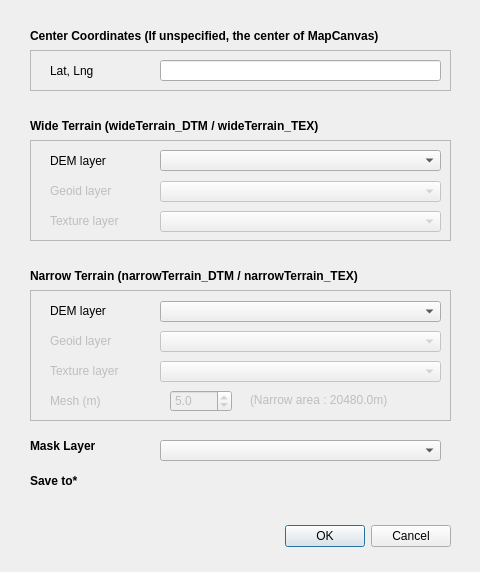
<?xml version="1.0" encoding="UTF-8"?>
<ui version="4.0">
 <class>Terrain4aAVRDialogBase</class>
 <widget class="QDialog" name="Terrain4aAVRDialogBase">
  <property name="geometry">
   <rect>
    <x>0</x>
    <y>0</y>
    <width>480</width>
    <height>572</height>
   </rect>
  </property>
  <property name="sizePolicy">
   <sizepolicy hsizetype="Fixed" vsizetype="Fixed">
    <horstretch>0</horstretch>
    <verstretch>0</verstretch>
   </sizepolicy>
  </property>
  <property name="minimumSize">
   <size>
    <width>480</width>
    <height>572</height>
   </size>
  </property>
  <property name="maximumSize">
   <size>
    <width>480</width>
    <height>572</height>
   </size>
  </property>
  <property name="windowTitle">
   <string>Terrain for arcAstroVR</string>
  </property>
  <property name="sizeGripEnabled">
   <bool>false</bool>
  </property>
  <widget class="QDialogButtonBox" name="button_box">
   <property name="enabled">
    <bool>true</bool>
   </property>
   <property name="geometry">
    <rect>
     <x>110</x>
     <y>520</y>
     <width>341</width>
     <height>32</height>
    </rect>
   </property>
   <property name="orientation">
    <enum>Qt::Horizontal</enum>
   </property>
   <property name="standardButtons">
    <set>QDialogButtonBox::Cancel|QDialogButtonBox::Ok</set>
   </property>
  </widget>
  <widget class="QLabel" name="label2">
   <property name="geometry">
    <rect>
     <x>30</x>
     <y>110</y>
     <width>420</width>
     <height>31</height>
    </rect>
   </property>
   <property name="font">
    <font>
     <weight>75</weight>
     <bold>true</bold>
    </font>
   </property>
   <property name="text">
    <string>Wide Terrain (wideTerrain_DTM / wideTerrain_TEX)</string>
   </property>
  </widget>
  <widget class="QLabel" name="label1">
   <property name="geometry">
    <rect>
     <x>30</x>
     <y>20</y>
     <width>450</width>
     <height>31</height>
    </rect>
   </property>
   <property name="font">
    <font>
     <weight>75</weight>
     <bold>true</bold>
    </font>
   </property>
   <property name="text">
    <string>Center Coordinates (If unspecified, the center of MapCanvas)</string>
   </property>
  </widget>
  <widget class="QLabel" name="label3">
   <property name="geometry">
    <rect>
     <x>30</x>
     <y>260</y>
     <width>420</width>
     <height>31</height>
    </rect>
   </property>
   <property name="font">
    <font>
     <weight>75</weight>
     <bold>true</bold>
    </font>
   </property>
   <property name="text">
    <string>Narrow Terrain (narrowTerrain_DTM / narrowTerrain_TEX)</string>
   </property>
  </widget>
  <widget class="QLabel" name="label4">
   <property name="geometry">
    <rect>
     <x>30</x>
     <y>430</y>
     <width>110</width>
     <height>31</height>
    </rect>
   </property>
   <property name="font">
    <font>
     <weight>75</weight>
     <bold>true</bold>
    </font>
   </property>
   <property name="text">
    <string>Mask Layer</string>
   </property>
  </widget>
  <widget class="QComboBox" name="comboBox4">
   <property name="geometry">
    <rect>
     <x>160</x>
     <y>440</y>
     <width>281</width>
     <height>21</height>
    </rect>
   </property>
  </widget>
  <widget class="QFrame" name="frame2">
   <property name="geometry">
    <rect>
     <x>30</x>
     <y>140</y>
     <width>421</width>
     <height>101</height>
    </rect>
   </property>
   <property name="frameShape">
    <enum>QFrame::StyledPanel</enum>
   </property>
   <property name="frameShadow">
    <enum>QFrame::Raised</enum>
   </property>
   <widget class="QLabel" name="label2_1">
    <property name="geometry">
     <rect>
      <x>20</x>
      <y>11</y>
      <width>110</width>
      <height>20</height>
     </rect>
    </property>
    <property name="text">
     <string>DEM layer</string>
    </property>
   </widget>
   <widget class="QLabel" name="label2_2">
    <property name="enabled">
     <bool>false</bool>
    </property>
    <property name="geometry">
     <rect>
      <x>20</x>
      <y>40</y>
      <width>110</width>
      <height>21</height>
     </rect>
    </property>
    <property name="text">
     <string>Geoid layer</string>
    </property>
   </widget>
   <widget class="QLabel" name="label2_3">
    <property name="enabled">
     <bool>false</bool>
    </property>
    <property name="geometry">
     <rect>
      <x>20</x>
      <y>70</y>
      <width>110</width>
      <height>21</height>
     </rect>
    </property>
    <property name="text">
     <string>Texture layer</string>
    </property>
   </widget>
   <widget class="QComboBox" name="comboBox2_1">
    <property name="geometry">
     <rect>
      <x>130</x>
      <y>10</y>
      <width>281</width>
      <height>21</height>
     </rect>
    </property>
   </widget>
   <widget class="QComboBox" name="comboBox2_2">
    <property name="enabled">
     <bool>false</bool>
    </property>
    <property name="geometry">
     <rect>
      <x>130</x>
      <y>41</y>
      <width>281</width>
      <height>21</height>
     </rect>
    </property>
   </widget>
   <widget class="QComboBox" name="comboBox2_3">
    <property name="enabled">
     <bool>false</bool>
    </property>
    <property name="geometry">
     <rect>
      <x>130</x>
      <y>71</y>
      <width>281</width>
      <height>21</height>
     </rect>
    </property>
   </widget>
  </widget>
  <widget class="QFrame" name="frame3">
   <property name="geometry">
    <rect>
     <x>30</x>
     <y>290</y>
     <width>421</width>
     <height>131</height>
    </rect>
   </property>
   <property name="frameShape">
    <enum>QFrame::StyledPanel</enum>
   </property>
   <property name="frameShadow">
    <enum>QFrame::Raised</enum>
   </property>
   <widget class="QLabel" name="label3_4">
    <property name="enabled">
     <bool>false</bool>
    </property>
    <property name="geometry">
     <rect>
      <x>20</x>
      <y>100</y>
      <width>110</width>
      <height>21</height>
     </rect>
    </property>
    <property name="text">
     <string>Mesh (m)</string>
    </property>
   </widget>
   <widget class="QDoubleSpinBox" name="doubleSpinBox">
    <property name="enabled">
     <bool>false</bool>
    </property>
    <property name="geometry">
     <rect>
      <x>140</x>
      <y>100</y>
      <width>62</width>
      <height>22</height>
     </rect>
    </property>
    <property name="decimals">
     <number>1</number>
    </property>
    <property name="minimum">
     <double>0.100000000000000</double>
    </property>
    <property name="maximum">
     <double>10.000000000000000</double>
    </property>
    <property name="singleStep">
     <double>0.100000000000000</double>
    </property>
    <property name="value">
     <double>5.000000000000000</double>
    </property>
   </widget>
   <widget class="QLabel" name="label3_5">
    <property name="enabled">
     <bool>false</bool>
    </property>
    <property name="geometry">
     <rect>
      <x>220</x>
      <y>100</y>
      <width>171</width>
      <height>20</height>
     </rect>
    </property>
    <property name="text">
     <string>(Narrow area : 20480.0m)</string>
    </property>
   </widget>
   <widget class="QLabel" name="labe3_1">
    <property name="geometry">
     <rect>
      <x>20</x>
      <y>10</y>
      <width>110</width>
      <height>21</height>
     </rect>
    </property>
    <property name="text">
     <string>DEM layer</string>
    </property>
   </widget>
   <widget class="QLabel" name="label3_2">
    <property name="enabled">
     <bool>false</bool>
    </property>
    <property name="geometry">
     <rect>
      <x>20</x>
      <y>40</y>
      <width>110</width>
      <height>21</height>
     </rect>
    </property>
    <property name="text">
     <string>Geoid layer</string>
    </property>
   </widget>
   <widget class="QLabel" name="label3_3">
    <property name="enabled">
     <bool>false</bool>
    </property>
    <property name="geometry">
     <rect>
      <x>20</x>
      <y>70</y>
      <width>110</width>
      <height>21</height>
     </rect>
    </property>
    <property name="text">
     <string>Texture layer</string>
    </property>
   </widget>
   <widget class="QComboBox" name="comboBox3_1">
    <property name="geometry">
     <rect>
      <x>130</x>
      <y>11</y>
      <width>281</width>
      <height>21</height>
     </rect>
    </property>
   </widget>
   <widget class="QComboBox" name="comboBox3_2">
    <property name="enabled">
     <bool>false</bool>
    </property>
    <property name="geometry">
     <rect>
      <x>130</x>
      <y>41</y>
      <width>281</width>
      <height>21</height>
     </rect>
    </property>
   </widget>
   <widget class="QComboBox" name="comboBox3_3">
    <property name="enabled">
     <bool>false</bool>
    </property>
    <property name="geometry">
     <rect>
      <x>130</x>
      <y>71</y>
      <width>281</width>
      <height>21</height>
     </rect>
    </property>
   </widget>
  </widget>
  <widget class="QFrame" name="frame1">
   <property name="geometry">
    <rect>
     <x>30</x>
     <y>50</y>
     <width>421</width>
     <height>41</height>
    </rect>
   </property>
   <property name="frameShape">
    <enum>QFrame::StyledPanel</enum>
   </property>
   <property name="frameShadow">
    <enum>QFrame::Raised</enum>
   </property>
   <widget class="QLabel" name="label1_1">
    <property name="geometry">
     <rect>
      <x>20</x>
      <y>0</y>
      <width>81</width>
      <height>41</height>
     </rect>
    </property>
    <property name="text">
     <string>Lat, Lng</string>
    </property>
   </widget>
   <widget class="QLineEdit" name="lineEdit1_1">
    <property name="geometry">
     <rect>
      <x>130</x>
      <y>10</y>
      <width>281</width>
      <height>21</height>
     </rect>
    </property>
   </widget>
  </widget>
  <widget class="QLabel" name="label5">
   <property name="geometry">
    <rect>
     <x>30</x>
     <y>460</y>
     <width>110</width>
     <height>41</height>
    </rect>
   </property>
   <property name="font">
    <font>
     <weight>75</weight>
     <bold>true</bold>
    </font>
   </property>
   <property name="text">
    <string>Save to*</string>
   </property>
  </widget>
  <widget class="QgsFileWidget" name="mQgsFileWidget_outputPath" native="true">
   <property name="geometry">
    <rect>
     <x>160</x>
     <y>470</y>
     <width>281</width>
     <height>20</height>
    </rect>
   </property>
   <property name="sizePolicy">
    <sizepolicy hsizetype="Preferred" vsizetype="Preferred">
     <horstretch>0</horstretch>
     <verstretch>0</verstretch>
    </sizepolicy>
   </property>
  </widget>
  <zorder>frame2</zorder>
  <zorder>frame1</zorder>
  <zorder>frame3</zorder>
  <zorder>button_box</zorder>
  <zorder>label2</zorder>
  <zorder>label1</zorder>
  <zorder>label3</zorder>
  <zorder>label4</zorder>
  <zorder>comboBox4</zorder>
  <zorder>label5</zorder>
  <zorder>mQgsFileWidget_outputPath</zorder>
 </widget>
 <customwidgets>
  <customwidget>
   <class>QgsFileWidget</class>
   <extends>QWidget</extends>
   <header>qgsfilewidget.h</header>
  </customwidget>
 </customwidgets>
 <resources/>
 <connections>
  <connection>
   <sender>button_box</sender>
   <signal>accepted()</signal>
   <receiver>Terrain4aAVRDialogBase</receiver>
   <slot>accept()</slot>
   <hints>
    <hint type="sourcelabel">
     <x>20</x>
     <y>20</y>
    </hint>
    <hint type="destinationlabel">
     <x>20</x>
     <y>20</y>
    </hint>
   </hints>
  </connection>
  <connection>
   <sender>button_box</sender>
   <signal>rejected()</signal>
   <receiver>Terrain4aAVRDialogBase</receiver>
   <slot>reject()</slot>
   <hints>
    <hint type="sourcelabel">
     <x>20</x>
     <y>20</y>
    </hint>
    <hint type="destinationlabel">
     <x>20</x>
     <y>20</y>
    </hint>
   </hints>
  </connection>
  <connection>
   <sender>doubleSpinBox</sender>
   <signal>valueChanged(QString)</signal>
   <receiver>Terrain4aAVRDialogBase</receiver>
   <slot>update()</slot>
   <hints>
    <hint type="sourcelabel">
     <x>200</x>
     <y>400</y>
    </hint>
    <hint type="destinationlabel">
     <x>239</x>
     <y>285</y>
    </hint>
   </hints>
  </connection>
  <connection>
   <sender>comboBox2_1</sender>
   <signal>currentIndexChanged(QString)</signal>
   <receiver>Terrain4aAVRDialogBase</receiver>
   <slot>update()</slot>
   <hints>
    <hint type="sourcelabel">
     <x>300</x>
     <y>160</y>
    </hint>
    <hint type="destinationlabel">
     <x>239</x>
     <y>285</y>
    </hint>
   </hints>
  </connection>
  <connection>
   <sender>comboBox3_1</sender>
   <signal>currentIndexChanged(QString)</signal>
   <receiver>Terrain4aAVRDialogBase</receiver>
   <slot>update()</slot>
   <hints>
    <hint type="sourcelabel">
     <x>300</x>
     <y>311</y>
    </hint>
    <hint type="destinationlabel">
     <x>239</x>
     <y>285</y>
    </hint>
   </hints>
  </connection>
  <connection>
   <sender>lineEdit1_1</sender>
   <signal>textEdited(QString)</signal>
   <receiver>Terrain4aAVRDialogBase</receiver>
   <slot>update()</slot>
   <hints>
    <hint type="sourcelabel">
     <x>300</x>
     <y>70</y>
    </hint>
    <hint type="destinationlabel">
     <x>239</x>
     <y>285</y>
    </hint>
   </hints>
  </connection>
 </connections>
</ui>
